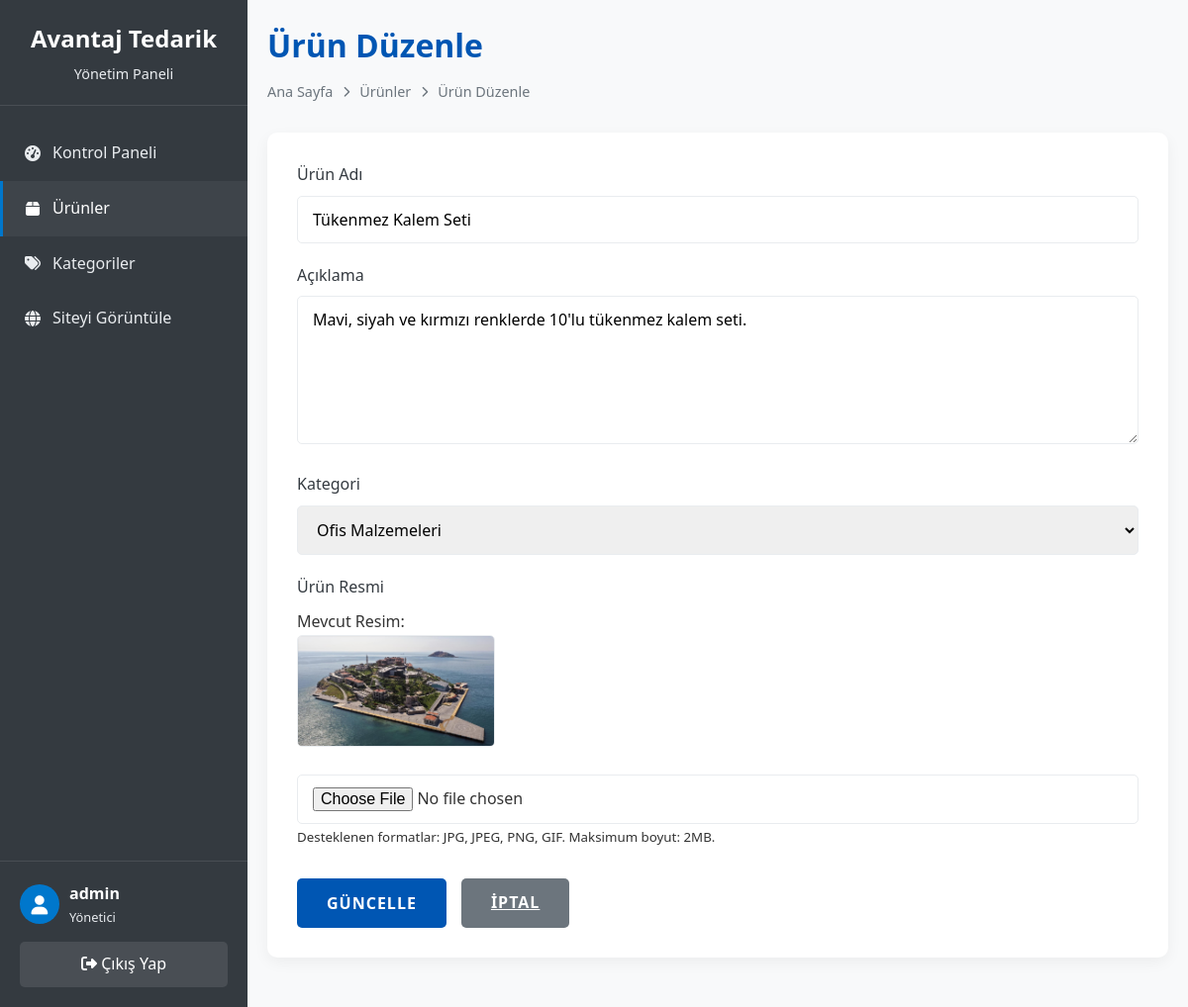
Screenshot of /admin/product_form.php?id=2 (signed in) with the database file from the repository.
### tables this page shows
CREATE TABLE IF NOT EXISTS products (
    id INT AUTO_INCREMENT PRIMARY KEY,
    category_id INT NOT NULL,
    name VARCHAR(100) NOT NULL,
    description TEXT,
    price DECIMAL(10, 2) NOT NULL,
    image VARCHAR(255) DEFAULT 'default.jpg',
    created_at TIMESTAMP DEFAULT CURRENT_TIMESTAMP,
    updated_at TIMESTAMP DEFAULT CURRENT_TIMESTAMP ON UPDATE CURRENT_TIMESTAMP,
    FOREIGN KEY (category_id) REFERENCES categories(id) ON DELETE CASCADE
);

CREATE TABLE IF NOT EXISTS categories (
    id INT AUTO_INCREMENT PRIMARY KEY,
    name VARCHAR(50) NOT NULL UNIQUE,
    slug VARCHAR(50) NOT NULL UNIQUE
);

### admin/config.php (called while the page is built, shortened)
<?php
$conn = mysqli_connect(DB_SERVER, DB_USERNAME, DB_PASSWORD, DB_NAME);
function sanitize($data) {
    global $conn;
    return mysqli_real_escape_string($conn, htmlspecialchars(trim($data)));
}
?>

### admin/product_form.php (the view, shortened to what this page needs)
<?php
require_once "config.php";
$id = $name = $description = $price = $category_id = $image = "";
$name_err = $price_err = $category_err = $image_err = "";
$is_edit = false;
if(isset($_GET["id"]) && !empty($_GET["id"])){
    $id = sanitize($_GET["id"]);
    $is_edit = true;
    $sql = "SELECT * FROM products WHERE id = ?";
    if($stmt = mysqli_prepare($conn, $sql)){
        mysqli_stmt_bind_param($stmt, "i", $param_id);
        if(mysqli_stmt_execute($stmt)){
            $result = mysqli_stmt_get_result($stmt);
            if(mysqli_num_rows($result) == 1){
                $row = mysqli_fetch_assoc($result);
                $name = $row["name"];
                $description = $row["description"];
                $category_id = $row["category_id"];
                $image = $row["image"];
            } else{
                header("location: products.php");
                exit();
            }
        } else{
            echo "Bir hata oluştu. Lütfen daha sonra tekrar deneyin.";
        }
    }
}
?>
<!DOCTYPE html>
<html lang="tr">
<head>
    <link rel="stylesheet" href="https://cdnjs.cloudflare.com/ajax/libs/font-awesome/6.4.0/css/all.min.css">
</head>
<body>
    <div class="admin-container">
        <aside class="sidebar">
            <div class="sidebar-header">
                <h2>Avantaj Tedarik</h2>
                <p>Yönetim Paneli</p>
            </div>
            <nav class="sidebar-menu">
                <a href="index.php" class="menu-item">
                    <i class="fas fa-tachometer-alt"></i>
                    <span>Kontrol Paneli</span>
                </a>
                <a href="products.php" class="menu-item active">
                    <i class="fas fa-box"></i>
                    <span>Ürünler</span>
                </a>
                <a href="categories.php" class="menu-item">
                    <i class="fas fa-tags"></i>
                    <span>Kategoriler</span>
                </a>
                <a href="../index.php" class="menu-item">
                    <i class="fas fa-globe"></i>
                    <span>Siteyi Görüntüle</span>
                </a>
            </nav>
            <div class="sidebar-footer">
                <div class="user-info">
                    <div class="user-avatar">
                        <i class="fas fa-user"></i>
                    </div>
                    <div>
                        <div class="user-name"><?php echo htmlspecialchars($_SESSION["username"]); ?></div>
                        <div class="user-role">Yönetici</div>
                    </div>
                </div>
                <a href="logout.php" class="logout-btn">
                    <i class="fas fa-sign-out-alt"></i> Çıkış Yap
                </a>
            </div>
        </aside>
        <main class="main-content">
            <div class="page-header">
                <h1><?php echo $is_edit ? "Ürün Düzenle" : "Yeni Ürün Ekle"; ?></h1>
                <div class="breadcrumb">
                    <span>Ana Sayfa</span>
                    <i class="fas fa-chevron-right"></i>
                    <span>Ürünler</span>
                    <i class="fas fa-chevron-right"></i>
                    <span><?php echo $is_edit ? "Ürün Düzenle" : "Yeni Ürün Ekle"; ?></span>
                </div>
            </div>
            <div class="form-container">
                <form action="<?php echo htmlspecialchars($_SERVER["PHP_SELF"]) . ($is_edit ? "?id=" . $id : ""); ?>" method="post" enctype="multipart/form-data">
                    <div class="form-group">
                        <label>Ürün Adı</label>
                        <input type="text" name="name" class="form-control <?php echo (!empty($name_err)) ? 'is-invalid' : ''; ?>" value="<?php echo $name; ?>">
                    </div>
                    <div class="form-group">
                        <label>Açıklama</label>
                        <textarea name="description" class="form-control"><?php echo $description; ?></textarea>
                    </div>
                    <div class="form-group">
                        <label>Kategori</label>
                        <select name="category_id" class="form-control <?php echo (!empty($category_err)) ? 'is-invalid' : ''; ?>">
                            <?php
                            $sql = "SELECT id, name FROM categories ORDER BY name";
                            $result = mysqli_query($conn, $sql);
                            while($row = mysqli_fetch_assoc($result)){
                                echo "<option value='" . $row["id"] . "'" . ($category_id == $row["id"] ? " selected" : "") . ">" . $row["name"] . "</option>";
                            }
                            ?>
                        </select>
                    </div>
                    <div class="form-group">
                        <label>Ürün Resmi</label>
                        <?php if($is_edit && !empty($image)): ?>
                        <div class="current-image">
                            <p>Mevcut Resim:</p>
                            <img src="../uploads/<?php echo file_exists("../uploads/" . $image) ? $image : "default.jpg"; ?>" alt="<?php echo $name; ?>">
                        </div>
                        <?php endif; ?>
                        <input type="file" name="image" class="form-control <?php echo (!empty($image_err)) ? 'is-invalid' : ''; ?>">
                        <small>Desteklenen formatlar: JPG, JPEG, PNG, GIF. Maksimum boyut: 2MB.</small>
                    </div>
                    <div class="form-actions">
                        <input type="submit" class="btn" value="<?php echo $is_edit ? 'Güncelle' : 'Ekle'; ?>">
                        <a href="products.php" class="btn btn-secondary">İptal</a>
                    </div>
                </form>
            </div>
        </main>
    </div>
</body>
</html>

### admin/product_form.php (style rules this page uses)
:root { --primary-color: #0056b3; --secondary-color: #003366; --accent-color: #0077cc; --light-color: #f8f9fa; --dark-color: #343a40; --text-color: #333; --white-color: #fff; --gray-color: #6c757d; --light-gray: #e9ecef; --transition: all 0.3s ease; --success-color: #28a745; --danger-color: #dc3545; --warning-color: #ffc107; }
* { margin: 0; padding: 0; box-sizing: border-box; font-family: 'Segoe UI', Tahoma, Geneva, Verdana, sans-serif; }
body { background-color: var(--light-color); color: var(--text-color); line-height: 1.6; }
.admin-container { display: flex; min-height: 100vh; }
.sidebar { width: 250px; background-color: var(--dark-color); color: var(--white-color); position: fixed; height: 100%; overflow-y: auto; transition: var(--transition); z-index: 1000; }
.sidebar-header { padding: 20px; text-align: center; border-bottom: 1px solid rgba(255, 255, 255, 0.1); }
.sidebar-header h2 { color: var(--white-color); font-size: 1.5rem; margin-bottom: 5px; }
.sidebar-header p { color: var(--light-gray); font-size: 0.9rem; }
.sidebar-menu { padding: 20px 0; }
.menu-item { padding: 15px 20px; display: flex; align-items: center; color: var(--light-gray); text-decoration: none; transition: var(--transition); border-left: 3px solid transparent; }
.menu-item:hover, .menu-item.active { background-color: rgba(255, 255, 255, 0.05); color: var(--white-color); border-left-color: var(--accent-color); }
.menu-item i { margin-right: 10px; width: 20px; text-align: center; }
.sidebar-footer { padding: 20px; border-top: 1px solid rgba(255, 255, 255, 0.1); position: absolute; bottom: 0; width: 100%; }
.user-info { display: flex; align-items: center; margin-bottom: 15px; }
.user-avatar { width: 40px; height: 40px; border-radius: 50%; background-color: var(--accent-color); display: flex; align-items: center; justify-content: center; margin-right: 10px; }
.user-avatar i { font-size: 1.2rem; }
.user-name { font-weight: 600; }
.user-role { font-size: 0.8rem; color: var(--light-gray); }
.logout-btn { display: block; width: 100%; padding: 10px; text-align: center; background-color: rgba(255, 255, 255, 0.1); color: var(--white-color); border-radius: 5px; text-decoration: none; transition: var(--transition); }
.main-content { flex: 1; margin-left: 250px; padding: 20px; transition: var(--transition); }
.page-header { margin-bottom: 30px; }
.page-header h1 { color: var(--primary-color); font-size: 2rem; margin-bottom: 10px; }
.breadcrumb { display: flex; align-items: center; color: var(--gray-color); font-size: 0.9rem; }
.breadcrumb i { margin: 0 10px; font-size: 0.7rem; }
.form-container { background-color: var(--white-color); border-radius: 10px; box-shadow: 0 5px 15px rgba(0, 0, 0, 0.05); padding: 30px; margin-bottom: 30px; }
.form-group { margin-bottom: 20px; }
.form-group label { display: block; margin-bottom: 8px; color: var(--dark-color); font-weight: 500; }
.form-control { width: 100%; padding: 12px 15px; border: 1px solid var(--light-gray); border-radius: 5px; font-size: 16px; transition: var(--transition); }
textarea.form-control { min-height: 150px; resize: vertical; }
.btn { display: inline-block; padding: 12px 30px; background-color: var(--primary-color); color: var(--white-color); border-radius: 5px; font-weight: 600; text-transform: uppercase; letter-spacing: 1px; transition: var(--transition); border: none; cursor: pointer; font-size: 16px; }
.btn-secondary { background-color: var(--gray-color); }
.form-actions { display: flex; gap: 15px; margin-top: 30px; }
.current-image { margin-top: 10px; margin-bottom: 20px; }
.current-image img { max-width: 200px; max-height: 200px; border-radius: 5px; border: 1px solid var(--light-gray); }

### rows the page displays
products: name "Tükenmez Kalem Seti", description "Mavi, siyah ve kırmızı renklerde 10'lu tükenmez kalem seti.", category_id "Ofis Malzemeleri"

### other values shown
$_SESSION["username"] "admin"
